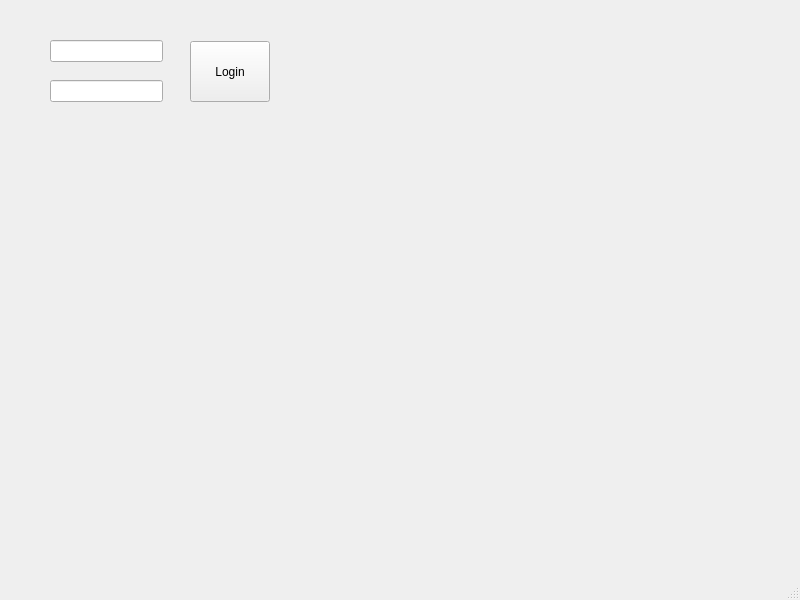
<?xml version="1.0" encoding="UTF-8"?>
<ui version="4.0">
 <class>MainWindow</class>
 <widget class="QMainWindow" name="MainWindow">
  <property name="geometry">
   <rect>
    <x>0</x>
    <y>0</y>
    <width>800</width>
    <height>600</height>
   </rect>
  </property>
  <property name="windowTitle">
   <string>MainWindow</string>
  </property>
  <widget class="QWidget" name="centralwidget">
   <widget class="QStackedWidget" name="stackedWidget">
    <property name="geometry">
     <rect>
      <x>20</x>
      <y>10</y>
      <width>411</width>
      <height>261</height>
     </rect>
    </property>
    <widget class="QWidget" name="loginPage">
     <widget class="QLineEdit" name="passEdit">
      <property name="geometry">
       <rect>
        <x>30</x>
        <y>70</y>
        <width>113</width>
        <height>22</height>
       </rect>
      </property>
     </widget>
     <widget class="QPushButton" name="loginBtn">
      <property name="geometry">
       <rect>
        <x>170</x>
        <y>31</y>
        <width>80</width>
        <height>61</height>
       </rect>
      </property>
      <property name="text">
       <string>Login</string>
      </property>
     </widget>
     <widget class="QLineEdit" name="userEdit">
      <property name="geometry">
       <rect>
        <x>30</x>
        <y>30</y>
        <width>113</width>
        <height>22</height>
       </rect>
      </property>
     </widget>
    </widget>
    <widget class="QWidget" name="chartPage">
     <widget class="QWidget" name="chartWidget" native="true">
      <property name="geometry">
       <rect>
        <x>30</x>
        <y>20</y>
        <width>311</width>
        <height>221</height>
       </rect>
      </property>
      <widget class="QWidget" name="verticalLayoutWidget">
       <property name="geometry">
        <rect>
         <x>20</x>
         <y>10</y>
         <width>261</width>
         <height>191</height>
        </rect>
       </property>
       <layout class="QVBoxLayout" name="chartLayout"/>
      </widget>
     </widget>
    </widget>
   </widget>
  </widget>
  <widget class="QMenuBar" name="menubar">
   <property name="geometry">
    <rect>
     <x>0</x>
     <y>0</y>
     <width>800</width>
     <height>19</height>
    </rect>
   </property>
  </widget>
  <widget class="QStatusBar" name="statusbar"/>
 </widget>
 <resources/>
 <connections/>
</ui>
